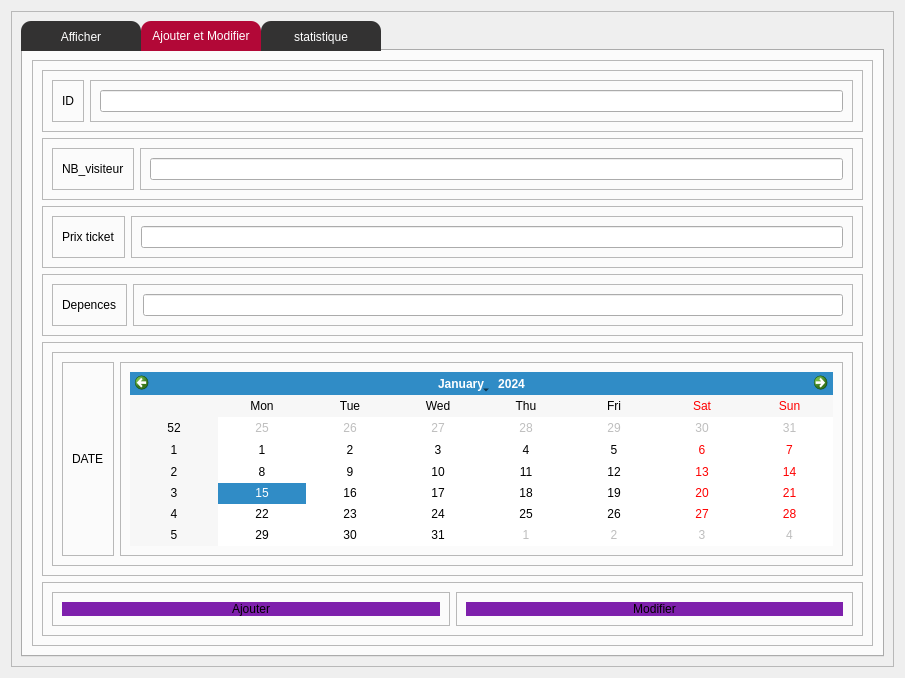
<?xml version="1.0" encoding="UTF-8"?>
<ui version="4.0">
 <class>finance_p</class>
 <widget class="QWidget" name="finance_p">
  <property name="geometry">
   <rect>
    <x>0</x>
    <y>0</y>
    <width>905</width>
    <height>678</height>
   </rect>
  </property>
  <property name="windowTitle">
   <string>Form</string>
  </property>
  <layout class="QVBoxLayout" name="verticalLayout">
   <item>
    <widget class="QFrame" name="frame">
     <property name="frameShape">
      <enum>QFrame::StyledPanel</enum>
     </property>
     <property name="frameShadow">
      <enum>QFrame::Raised</enum>
     </property>
     <layout class="QVBoxLayout" name="verticalLayout_2">
      <item>
       <widget class="QTabWidget" name="tabWidget">
        <property name="styleSheet">
         <string notr="true">QTabBar::tab{
    color:white;
	font: 75 10pt &quot;Source Code Pro&quot;;
	font: 87 8pt &quot;Nexa Rust Sans Black 01&quot;;
    background-color:rgb(39, 39,39);
background:  rgb(51, 50, 50);
border-top-left-radius:10px;
border-top-right-radius:10px;
min-width:120px;
height:30px;

}
QTabBar::tab::hover
{
color:white;

background:#b20837;
border-top-left-radius:10px;
border-top-right-radius:10px;
}

QTabBar::tab:selected
{
color:white;

background:#b20837;
border-top-left-radius:10px;
border-top-right-radius:10px;
}</string>
        </property>
        <property name="currentIndex">
         <number>1</number>
        </property>
        <widget class="QWidget" name="tab">
         <attribute name="title">
          <string>Afficher</string>
         </attribute>
         <layout class="QVBoxLayout" name="verticalLayout_3">
          <item>
           <widget class="QFrame" name="frame_2">
            <property name="frameShape">
             <enum>QFrame::StyledPanel</enum>
            </property>
            <property name="frameShadow">
             <enum>QFrame::Raised</enum>
            </property>
            <layout class="QHBoxLayout" name="horizontalLayout_2">
             <item>
              <widget class="QFrame" name="frame_10">
               <property name="frameShape">
                <enum>QFrame::StyledPanel</enum>
               </property>
               <property name="frameShadow">
                <enum>QFrame::Raised</enum>
               </property>
               <layout class="QVBoxLayout" name="verticalLayout_10">
                <item>
                 <widget class="QLineEdit" name="rech"/>
                </item>
               </layout>
              </widget>
             </item>
             <item>
              <widget class="QFrame" name="frame_11">
               <property name="frameShape">
                <enum>QFrame::StyledPanel</enum>
               </property>
               <property name="frameShadow">
                <enum>QFrame::Raised</enum>
               </property>
               <layout class="QVBoxLayout" name="verticalLayout_9">
                <item>
                 <widget class="QComboBox" name="comboBox">
                  <item>
                   <property name="text">
                    <string>ID</string>
                   </property>
                  </item>
                  <item>
                   <property name="text">
                    <string>DATE</string>
                   </property>
                  </item>
                  <item>
                   <property name="text">
                    <string>GAIN</string>
                   </property>
                  </item>
                  <item>
                   <property name="text">
                    <string>DEPENCES</string>
                   </property>
                  </item>
                  <item>
                   <property name="text">
                    <string>NB_VISITEUR</string>
                   </property>
                  </item>
                  <item>
                   <property name="text">
                    <string>PRIX</string>
                   </property>
                  </item>
                 </widget>
                </item>
               </layout>
              </widget>
             </item>
             <item>
              <widget class="QFrame" name="frame_12">
               <property name="frameShape">
                <enum>QFrame::StyledPanel</enum>
               </property>
               <property name="frameShadow">
                <enum>QFrame::Raised</enum>
               </property>
               <layout class="QVBoxLayout" name="verticalLayout_8">
                <item>
                 <widget class="QPushButton" name="chercher">
                  <property name="styleSheet">
                   <string notr="true">
QPushButton
{
border-radius: 10px 100px / 120px;
background-color: rgb(126, 32, 172);
border-color: rgb(255, 255, 255);
border-radius: 20px;
}
QPushButton:hover
{

border-left:10px solid rgb(255, 255, 255);
color:rgb(255, 255, 255);
}
QPushButton:pressed
{
font: 11pt &quot;Microsoft YaHei&quot;;
}

</string>
                  </property>
                  <property name="text">
                   <string>Chercher</string>
                  </property>
                 </widget>
                </item>
               </layout>
              </widget>
             </item>
             <item>
              <widget class="QPushButton" name="translateEN">
               <property name="styleSheet">
                <string notr="true">
QPushButton
{
border-radius: 10px 100px / 120px;
background-color: rgb(126, 32, 172);
border-color: rgb(255, 255, 255);
border-radius: 20px;
}
QPushButton:hover
{

border-left:10px solid rgb(255, 255, 255);
color:rgb(255, 255, 255);
}
QPushButton:pressed
{
font: 11pt &quot;Microsoft YaHei&quot;;
}

</string>
               </property>
               <property name="text">
                <string>Translate EN</string>
               </property>
              </widget>
             </item>
             <item>
              <widget class="QPushButton" name="pushButton_2">
               <property name="styleSheet">
                <string notr="true">
QPushButton
{
border-radius: 10px 100px / 120px;
background-color: rgb(126, 32, 172);
border-color: rgb(255, 255, 255);
border-radius: 20px;
}
QPushButton:hover
{

border-left:10px solid rgb(255, 255, 255);
color:rgb(255, 255, 255);
}
QPushButton:pressed
{
font: 11pt &quot;Microsoft YaHei&quot;;
}

</string>
               </property>
               <property name="text">
                <string>Translate FR</string>
               </property>
              </widget>
             </item>
            </layout>
           </widget>
          </item>
          <item>
           <widget class="QFrame" name="frame_3">
            <property name="frameShape">
             <enum>QFrame::StyledPanel</enum>
            </property>
            <property name="frameShadow">
             <enum>QFrame::Raised</enum>
            </property>
            <layout class="QHBoxLayout" name="horizontalLayout_3">
             <item>
              <widget class="QFrame" name="frame_13">
               <property name="frameShape">
                <enum>QFrame::StyledPanel</enum>
               </property>
               <property name="frameShadow">
                <enum>QFrame::Raised</enum>
               </property>
               <layout class="QVBoxLayout" name="verticalLayout_12">
                <item>
                 <widget class="QComboBox" name="comboBox_2">
                  <item>
                   <property name="text">
                    <string>PRIX</string>
                   </property>
                  </item>
                  <item>
                   <property name="text">
                    <string>ID</string>
                   </property>
                  </item>
                  <item>
                   <property name="text">
                    <string>GAIN</string>
                   </property>
                  </item>
                  <item>
                   <property name="text">
                    <string>DATE</string>
                   </property>
                  </item>
                 </widget>
                </item>
               </layout>
              </widget>
             </item>
             <item>
              <widget class="QFrame" name="frame_14">
               <property name="frameShape">
                <enum>QFrame::StyledPanel</enum>
               </property>
               <property name="frameShadow">
                <enum>QFrame::Raised</enum>
               </property>
               <layout class="QVBoxLayout" name="verticalLayout_11">
                <item>
                 <widget class="QPushButton" name="tri">
                  <property name="styleSheet">
                   <string notr="true">
QPushButton
{
border-radius: 10px 100px / 120px;
background-color: rgb(126, 32, 172);
border-color: rgb(255, 255, 255);
border-radius: 20px;
}
QPushButton:hover
{

border-left:10px solid rgb(255, 255, 255);
color:rgb(255, 255, 255);
}
QPushButton:pressed
{
font: 11pt &quot;Microsoft YaHei&quot;;
}

</string>
                  </property>
                  <property name="text">
                   <string>Trier</string>
                  </property>
                 </widget>
                </item>
               </layout>
              </widget>
             </item>
            </layout>
           </widget>
          </item>
          <item>
           <widget class="QFrame" name="frame_4">
            <property name="frameShape">
             <enum>QFrame::StyledPanel</enum>
            </property>
            <property name="frameShadow">
             <enum>QFrame::Raised</enum>
            </property>
            <layout class="QVBoxLayout" name="verticalLayout_13">
             <item>
              <widget class="QTableView" name="tableView"/>
             </item>
            </layout>
           </widget>
          </item>
          <item>
           <widget class="QFrame" name="frame_5">
            <property name="frameShape">
             <enum>QFrame::StyledPanel</enum>
            </property>
            <property name="frameShadow">
             <enum>QFrame::Raised</enum>
            </property>
            <layout class="QHBoxLayout" name="horizontalLayout">
             <property name="spacing">
              <number>0</number>
             </property>
             <property name="leftMargin">
              <number>0</number>
             </property>
             <property name="topMargin">
              <number>0</number>
             </property>
             <property name="rightMargin">
              <number>0</number>
             </property>
             <property name="bottomMargin">
              <number>0</number>
             </property>
             <item>
              <widget class="QFrame" name="frame_6">
               <property name="frameShape">
                <enum>QFrame::StyledPanel</enum>
               </property>
               <property name="frameShadow">
                <enum>QFrame::Raised</enum>
               </property>
               <layout class="QVBoxLayout" name="verticalLayout_7">
                <item>
                 <widget class="QLineEdit" name="supp"/>
                </item>
               </layout>
              </widget>
             </item>
             <item>
              <widget class="QFrame" name="frame_7">
               <property name="frameShape">
                <enum>QFrame::StyledPanel</enum>
               </property>
               <property name="frameShadow">
                <enum>QFrame::Raised</enum>
               </property>
               <layout class="QVBoxLayout" name="verticalLayout_6">
                <property name="spacing">
                 <number>0</number>
                </property>
                <property name="leftMargin">
                 <number>0</number>
                </property>
                <property name="topMargin">
                 <number>0</number>
                </property>
                <property name="rightMargin">
                 <number>0</number>
                </property>
                <property name="bottomMargin">
                 <number>0</number>
                </property>
                <item>
                 <widget class="QPushButton" name="supprimer">
                  <property name="styleSheet">
                   <string notr="true">
QPushButton
{
border-radius: 10px 100px / 120px;
background-color: rgb(126, 32, 172);
border-color: rgb(255, 255, 255);
border-radius: 20px;
}
QPushButton:hover
{

border-left:10px solid rgb(255, 255, 255);
color:rgb(255, 255, 255);
}
QPushButton:pressed
{
font: 11pt &quot;Microsoft YaHei&quot;;
}

</string>
                  </property>
                  <property name="text">
                   <string>Supprimer</string>
                  </property>
                 </widget>
                </item>
               </layout>
              </widget>
             </item>
             <item>
              <widget class="QFrame" name="frame_8">
               <property name="frameShape">
                <enum>QFrame::StyledPanel</enum>
               </property>
               <property name="frameShadow">
                <enum>QFrame::Raised</enum>
               </property>
               <layout class="QVBoxLayout" name="verticalLayout_5">
                <item>
                 <widget class="QPushButton" name="cnvpdf">
                  <property name="styleSheet">
                   <string notr="true">
QPushButton
{
border-radius: 10px 100px / 120px;
background-color: rgb(126, 32, 172);
border-color: rgb(255, 255, 255);
border-radius: 20px;
}
QPushButton:hover
{

border-left:10px solid rgb(255, 255, 255);
color:rgb(255, 255, 255);
}
QPushButton:pressed
{
font: 11pt &quot;Microsoft YaHei&quot;;
}

</string>
                  </property>
                  <property name="text">
                   <string>ConverPDF</string>
                  </property>
                 </widget>
                </item>
               </layout>
              </widget>
             </item>
             <item>
              <widget class="QFrame" name="frame_9">
               <property name="frameShape">
                <enum>QFrame::StyledPanel</enum>
               </property>
               <property name="frameShadow">
                <enum>QFrame::Raised</enum>
               </property>
               <layout class="QVBoxLayout" name="verticalLayout_4">
                <item>
                 <widget class="QPushButton" name="actualiser">
                  <property name="styleSheet">
                   <string notr="true">
QPushButton
{
border-radius: 10px 100px / 120px;
background-color: rgb(126, 32, 172);
border-color: rgb(255, 255, 255);
border-radius: 20px;
}
QPushButton:hover
{

border-left:10px solid rgb(255, 255, 255);
color:rgb(255, 255, 255);
}
QPushButton:pressed
{
font: 11pt &quot;Microsoft YaHei&quot;;
}

</string>
                  </property>
                  <property name="text">
                   <string>Actualiser</string>
                  </property>
                 </widget>
                </item>
               </layout>
              </widget>
             </item>
            </layout>
           </widget>
          </item>
         </layout>
        </widget>
        <widget class="QWidget" name="tab_2">
         <attribute name="title">
          <string>Ajouter et Modifier</string>
         </attribute>
         <layout class="QVBoxLayout" name="verticalLayout_14">
          <item>
           <widget class="QFrame" name="frame_15">
            <property name="frameShape">
             <enum>QFrame::StyledPanel</enum>
            </property>
            <property name="frameShadow">
             <enum>QFrame::Raised</enum>
            </property>
            <layout class="QVBoxLayout" name="verticalLayout_15">
             <item>
              <widget class="QFrame" name="frame_18">
               <property name="frameShape">
                <enum>QFrame::StyledPanel</enum>
               </property>
               <property name="frameShadow">
                <enum>QFrame::Raised</enum>
               </property>
               <layout class="QHBoxLayout" name="horizontalLayout_5">
                <item>
                 <widget class="QFrame" name="frame_24">
                  <property name="frameShape">
                   <enum>QFrame::StyledPanel</enum>
                  </property>
                  <property name="frameShadow">
                   <enum>QFrame::Raised</enum>
                  </property>
                  <layout class="QVBoxLayout" name="verticalLayout_18">
                   <item>
                    <widget class="QLabel" name="label">
                     <property name="text">
                      <string>ID</string>
                     </property>
                    </widget>
                   </item>
                  </layout>
                 </widget>
                </item>
                <item>
                 <widget class="QFrame" name="frame_23">
                  <property name="frameShape">
                   <enum>QFrame::StyledPanel</enum>
                  </property>
                  <property name="frameShadow">
                   <enum>QFrame::Raised</enum>
                  </property>
                  <layout class="QVBoxLayout" name="verticalLayout_22">
                   <item>
                    <widget class="QLineEdit" name="id"/>
                   </item>
                  </layout>
                 </widget>
                </item>
               </layout>
              </widget>
             </item>
             <item>
              <widget class="QFrame" name="frame_19">
               <property name="frameShape">
                <enum>QFrame::StyledPanel</enum>
               </property>
               <property name="frameShadow">
                <enum>QFrame::Raised</enum>
               </property>
               <layout class="QHBoxLayout" name="horizontalLayout_6">
                <item>
                 <widget class="QFrame" name="frame_25">
                  <property name="frameShape">
                   <enum>QFrame::StyledPanel</enum>
                  </property>
                  <property name="frameShadow">
                   <enum>QFrame::Raised</enum>
                  </property>
                  <layout class="QVBoxLayout" name="verticalLayout_19">
                   <item>
                    <widget class="QLabel" name="label_2">
                     <property name="text">
                      <string>NB_visiteur</string>
                     </property>
                    </widget>
                   </item>
                  </layout>
                 </widget>
                </item>
                <item>
                 <widget class="QFrame" name="frame_26">
                  <property name="frameShape">
                   <enum>QFrame::StyledPanel</enum>
                  </property>
                  <property name="frameShadow">
                   <enum>QFrame::Raised</enum>
                  </property>
                  <layout class="QVBoxLayout" name="verticalLayout_23">
                   <item>
                    <widget class="QLineEdit" name="nb_visiteur"/>
                   </item>
                  </layout>
                 </widget>
                </item>
               </layout>
              </widget>
             </item>
             <item>
              <widget class="QFrame" name="frame_17">
               <property name="frameShape">
                <enum>QFrame::StyledPanel</enum>
               </property>
               <property name="frameShadow">
                <enum>QFrame::Raised</enum>
               </property>
               <layout class="QHBoxLayout" name="horizontalLayout_7">
                <item>
                 <widget class="QFrame" name="frame_27">
                  <property name="frameShape">
                   <enum>QFrame::StyledPanel</enum>
                  </property>
                  <property name="frameShadow">
                   <enum>QFrame::Raised</enum>
                  </property>
                  <layout class="QVBoxLayout" name="verticalLayout_20">
                   <item>
                    <widget class="QLabel" name="label_3">
                     <property name="text">
                      <string>Prix ticket</string>
                     </property>
                    </widget>
                   </item>
                  </layout>
                 </widget>
                </item>
                <item>
                 <widget class="QFrame" name="frame_28">
                  <property name="frameShape">
                   <enum>QFrame::StyledPanel</enum>
                  </property>
                  <property name="frameShadow">
                   <enum>QFrame::Raised</enum>
                  </property>
                  <layout class="QVBoxLayout" name="verticalLayout_24">
                   <item>
                    <widget class="QLineEdit" name="prix"/>
                   </item>
                  </layout>
                 </widget>
                </item>
               </layout>
              </widget>
             </item>
             <item>
              <widget class="QFrame" name="frame_20">
               <property name="frameShape">
                <enum>QFrame::StyledPanel</enum>
               </property>
               <property name="frameShadow">
                <enum>QFrame::Raised</enum>
               </property>
               <layout class="QHBoxLayout" name="horizontalLayout_8">
                <item>
                 <widget class="QFrame" name="frame_29">
                  <property name="frameShape">
                   <enum>QFrame::StyledPanel</enum>
                  </property>
                  <property name="frameShadow">
                   <enum>QFrame::Raised</enum>
                  </property>
                  <layout class="QVBoxLayout" name="verticalLayout_21">
                   <item>
                    <widget class="QLabel" name="label_4">
                     <property name="text">
                      <string>Depences</string>
                     </property>
                    </widget>
                   </item>
                  </layout>
                 </widget>
                </item>
                <item>
                 <widget class="QFrame" name="frame_30">
                  <property name="frameShape">
                   <enum>QFrame::StyledPanel</enum>
                  </property>
                  <property name="frameShadow">
                   <enum>QFrame::Raised</enum>
                  </property>
                  <layout class="QVBoxLayout" name="verticalLayout_25">
                   <item>
                    <widget class="QLineEdit" name="depences"/>
                   </item>
                  </layout>
                 </widget>
                </item>
               </layout>
              </widget>
             </item>
             <item>
              <widget class="QFrame" name="frame_16">
               <property name="frameShape">
                <enum>QFrame::StyledPanel</enum>
               </property>
               <property name="frameShadow">
                <enum>QFrame::Raised</enum>
               </property>
               <layout class="QHBoxLayout" name="horizontalLayout_4">
                <item>
                 <widget class="QFrame" name="frame_32">
                  <property name="frameShape">
                   <enum>QFrame::StyledPanel</enum>
                  </property>
                  <property name="frameShadow">
                   <enum>QFrame::Raised</enum>
                  </property>
                  <layout class="QHBoxLayout" name="horizontalLayout_10">
                   <item>
                    <widget class="QFrame" name="frame_33">
                     <property name="frameShape">
                      <enum>QFrame::StyledPanel</enum>
                     </property>
                     <property name="frameShadow">
                      <enum>QFrame::Raised</enum>
                     </property>
                     <layout class="QVBoxLayout" name="verticalLayout_26">
                      <item>
                       <widget class="QLabel" name="label_5">
                        <property name="text">
                         <string>DATE</string>
                        </property>
                       </widget>
                      </item>
                     </layout>
                    </widget>
                   </item>
                   <item>
                    <widget class="QFrame" name="frame_34">
                     <property name="frameShape">
                      <enum>QFrame::StyledPanel</enum>
                     </property>
                     <property name="frameShadow">
                      <enum>QFrame::Raised</enum>
                     </property>
                     <layout class="QVBoxLayout" name="verticalLayout_27">
                      <item>
                       <widget class="QCalendarWidget" name="calendarWidget"/>
                      </item>
                     </layout>
                    </widget>
                   </item>
                  </layout>
                 </widget>
                </item>
               </layout>
              </widget>
             </item>
             <item>
              <widget class="QFrame" name="frame_31">
               <property name="frameShape">
                <enum>QFrame::StyledPanel</enum>
               </property>
               <property name="frameShadow">
                <enum>QFrame::Raised</enum>
               </property>
               <layout class="QHBoxLayout" name="horizontalLayout_9">
                <item>
                 <widget class="QFrame" name="ajouter">
                  <property name="frameShape">
                   <enum>QFrame::StyledPanel</enum>
                  </property>
                  <property name="frameShadow">
                   <enum>QFrame::Raised</enum>
                  </property>
                  <layout class="QVBoxLayout" name="verticalLayout_17">
                   <item>
                    <widget class="QPushButton" name="pushButton_6">
                     <property name="styleSheet">
                      <string notr="true">
QPushButton
{
border-radius: 10px 100px / 120px;
background-color: rgb(126, 32, 172);
border-color: rgb(255, 255, 255);
border-radius: 20px;
}
QPushButton:hover
{

border-left:10px solid rgb(255, 255, 255);
color:rgb(255, 255, 255);
}
QPushButton:pressed
{
font: 11pt &quot;Microsoft YaHei&quot;;
}

</string>
                     </property>
                     <property name="text">
                      <string>Ajouter</string>
                     </property>
                    </widget>
                   </item>
                  </layout>
                 </widget>
                </item>
                <item>
                 <widget class="QFrame" name="frame_22">
                  <property name="frameShape">
                   <enum>QFrame::StyledPanel</enum>
                  </property>
                  <property name="frameShadow">
                   <enum>QFrame::Raised</enum>
                  </property>
                  <layout class="QVBoxLayout" name="verticalLayout_16">
                   <item>
                    <widget class="QPushButton" name="modifier">
                     <property name="styleSheet">
                      <string notr="true">
QPushButton
{
border-radius: 10px 100px / 120px;
background-color: rgb(126, 32, 172);
border-color: rgb(255, 255, 255);
border-radius: 20px;
}
QPushButton:hover
{

border-left:10px solid rgb(255, 255, 255);
color:rgb(255, 255, 255);
}
QPushButton:pressed
{
font: 11pt &quot;Microsoft YaHei&quot;;
}

</string>
                     </property>
                     <property name="text">
                      <string>Modifier</string>
                     </property>
                    </widget>
                   </item>
                  </layout>
                 </widget>
                </item>
               </layout>
              </widget>
             </item>
            </layout>
           </widget>
          </item>
         </layout>
        </widget>
        <widget class="QWidget" name="tab_3">
         <attribute name="title">
          <string>statistique</string>
         </attribute>
         <layout class="QVBoxLayout" name="verticalLayout_28">
          <item>
           <widget class="QFrame" name="frame_21">
            <property name="frameShape">
             <enum>QFrame::StyledPanel</enum>
            </property>
            <property name="frameShadow">
             <enum>QFrame::Raised</enum>
            </property>
            <layout class="QVBoxLayout" name="verticalLayout_29">
             <item>
              <widget class="QStackedWidget" name="stackedWidget">
               <widget class="QWidget" name="page"/>
               <widget class="QWidget" name="page_2"/>
              </widget>
             </item>
            </layout>
           </widget>
          </item>
         </layout>
        </widget>
       </widget>
      </item>
     </layout>
    </widget>
   </item>
  </layout>
 </widget>
 <resources/>
 <connections/>
</ui>
